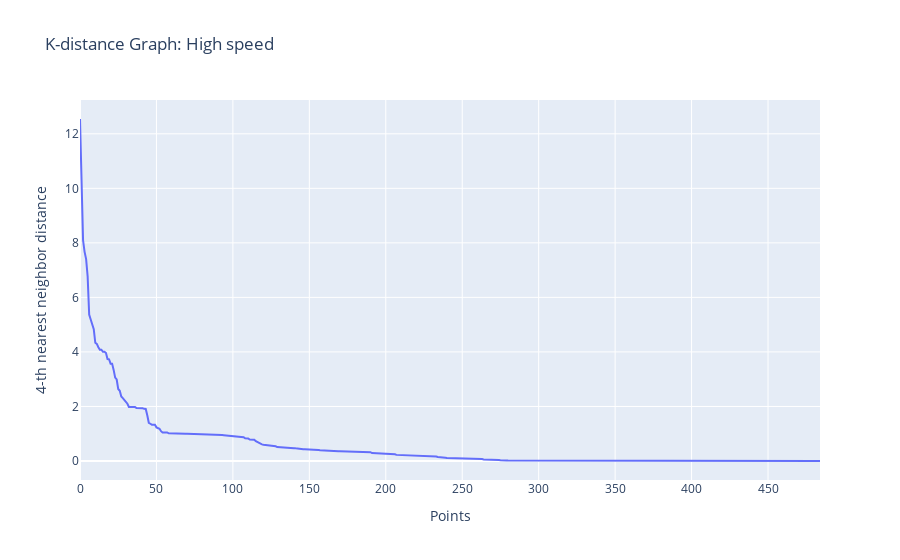

Notebook code for this chart:
### Code cell
# cause_to_analyze = ['High speed', 'Alcohol', 'Animals', 'Major traffic offense', 'Pedestrian involved']
# cause_to_analyze = ['High speed', 'Alcohol', 'Animals']
cause_to_analyze = ['High speed']
min_pts = 4
eps = 0.3
brasilia_tuning = launch('City', 'BRASILIA', cause_to_analyze, min_pts, eps)

### Figure 1 — Plotly figure (JSON) as saved in the notebook; plotly's stock layout.template omitted (floating-point values rounded to 4 significant figures; data arrays with more than 128 entries replaced by an {"elided": "..."} marker saying what was removed)
{"data": [{"hovertemplate": "Points=%{x}<br>4-th nearest neighbor distance=%{y}<extra></extra>", "legendgroup": "", "line": {"color": "#636efa", "dash": "solid"}, "marker": {"symbol": "circle"}, "mode": "lines", "name": "", "orientation": "v", "showlegend": false, "type": "scatter", "x": {"elided": "485 int values"}, "xaxis": "x", "y": {"elided": "485 float values"}, "yaxis": "y"}], "layout": {"legend": {"tracegroupgap": 0}, "title": {"text": "K-distance Graph: High speed"}, "xaxis": {"anchor": "y", "domain": [0, 1], "title": {"text": "Points"}}, "yaxis": {"anchor": "x", "domain": [0, 1], "title": {"text": "4-th nearest neighbor distance"}}}}
